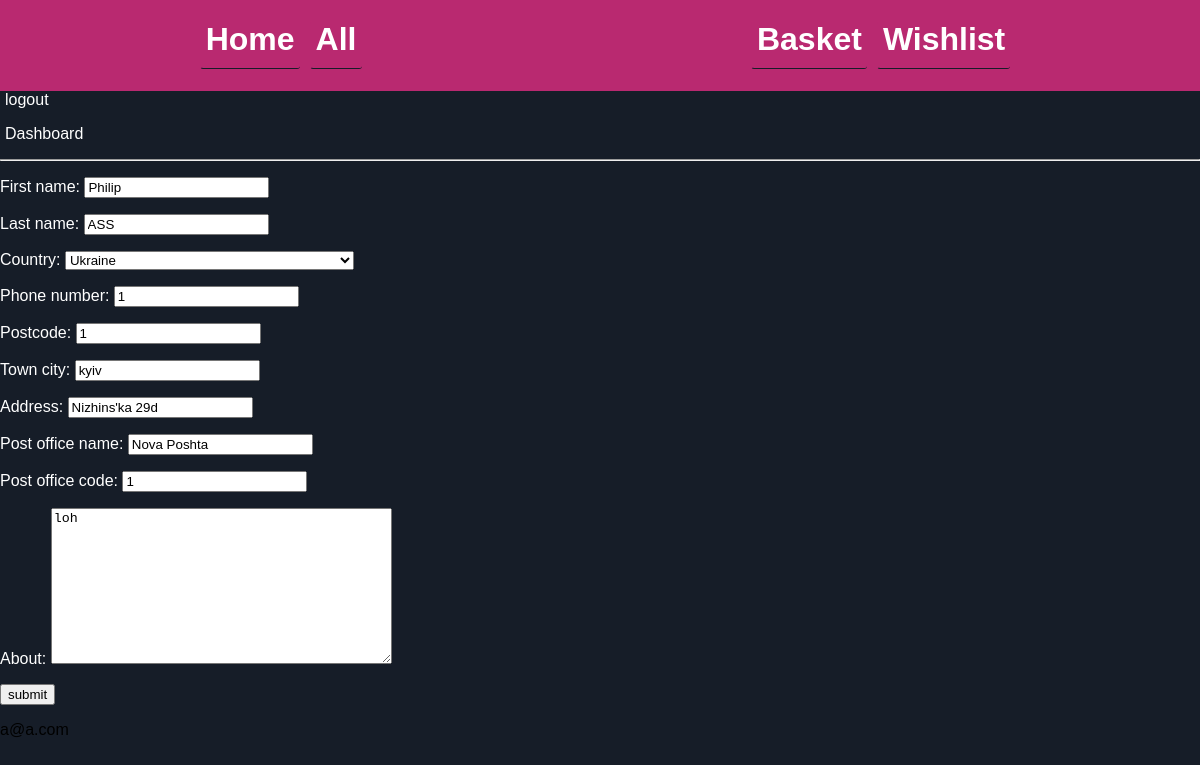
Page /accounts/edit/admin (signed in) on the earlier database version.
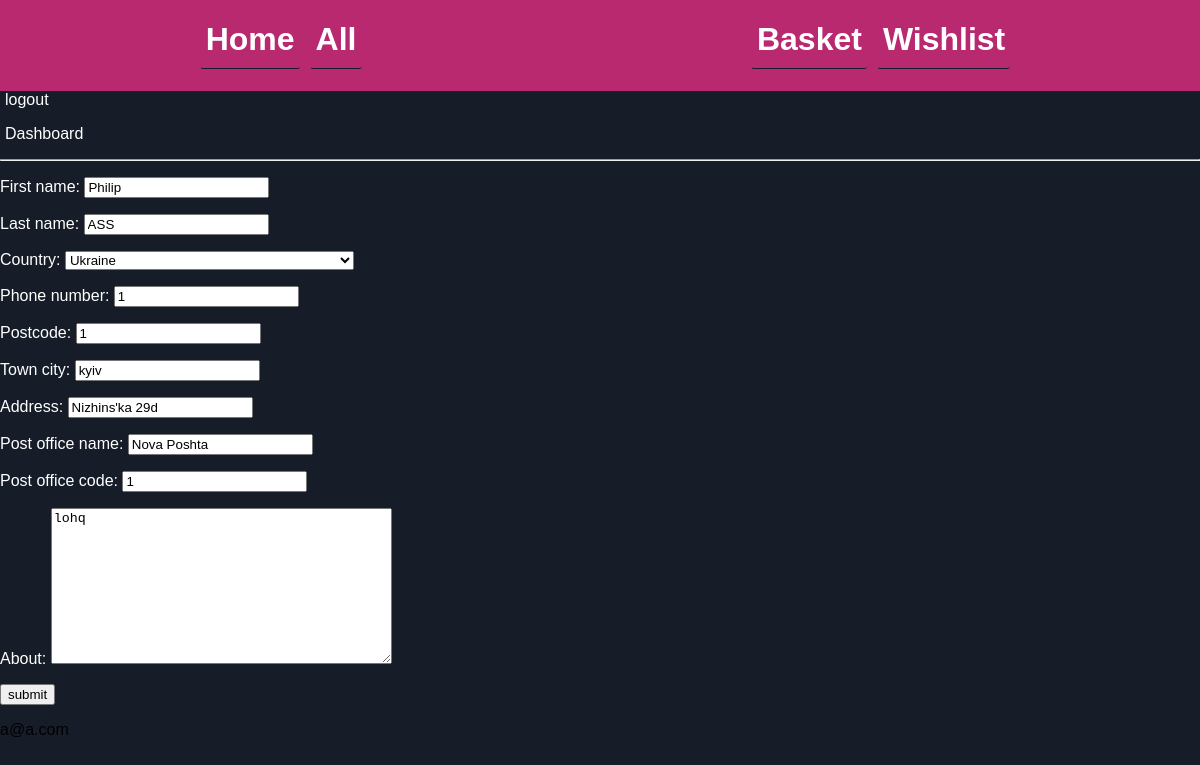
Same page on the later database version.
### accounts/models.py (models this page shows, shortened)
class CustomAccount(AbstractBaseUser, PermissionsMixin):
    email = models.EmailField(unique=True)
    username = models.CharField(max_length=40, unique=True)
    first_name = models.CharField(max_length=40)
    last_name = models.CharField(max_length=40)
    country = CountryField()
    phone_number = models.CharField(max_length=15, blank=True)
    postcode = models.CharField(max_length=12, blank=True)
    town_city = models.CharField(max_length=50, blank=True)
    address = models.CharField(max_length=100, blank=True)
    post_office_name = models.CharField(max_length=100, blank=True)
    post_office_code = models.CharField(max_length=20, blank=True)
    about = models.TextField(max_length=500, blank=True)
    created = models.DateTimeField(auto_now=True)
    updated = models.DateTimeField(auto_now_add=True)
    is_active = models.BooleanField(default=False)
    is_staff = models.BooleanField(default=False)
    id = models.UUIDField(default=uuid.uuid4(), primary_key=True)
    objects = CustomAccountManager()
    USERNAME_FIELD = 'email'
    REQUIRED_FIELDS = ['username']

### accounts/views.py (the view)
# urls.py: path('edit/<str:username>', views.change_account_details, name='edit'),
@login_required(redirect_field_name='accounts:login')
def change_account_details(request, username):
    user = CustomAccount.objects.get(username=username)
    form = ChangeAccountDetailsForm(instance=user)
    context = {'form': form}
    if request.method == 'POST':
        form = ChangeAccountDetailsForm(request.POST, instance=user)
        if form.is_valid():
            form.save()
        context['form'] = form
    return render(request, 'templates/accounts/edit.html', context)

### accounts/forms.py
class ChangeAccountDetailsForm(forms.ModelForm):
    class Meta:
        model = CustomAccount
        fields = (
            'first_name', 'last_name', 'country',
            'phone_number', 'postcode', 'town_city',
            'address', 'post_office_name',
            'post_office_code', 'about')

### basket/basket.py (called while the page is built)
    def __len__(self):
        return sum(int(product['qty']) for product in self.basket.values())

### basket/context_processors.py (called while the page is built)
def basket(request):
    return {'basket': Basket(request)}

### wishlist/context_processors.py (called while the page is built)
def wishlist(request):
    return {'wishlist': Wishlist(request)}

### wishlist/wishlist.py (called while the page is built)
    def __len__(self):
        return len(self.wishlist)

### templates/accounts/edit.html (shortened to what this page needs)
{% extends 'templates/base.html' %}
{% block content %}
<form method="post">
    {{ form.as_p }}
    <input type="submit" value="submit">
</form>
{% endblock %}

### templates/base.html (shortened to what this page needs)
{% load static %}
<html lang="en">
<head>
    <link rel="stylesheet" href="{% static 'css/main.css' %}">
</head>
<body>
    <div class="upperLine">
        <div class="homeAllbtn">
<h1><a href="{% url 'shop:home' %}">Home</a></h1>
<h1><a href="{% url 'shop:all' %}">All</a></h1>
        </div>
<div class="basketwish">
<div id="basket-summary"><h1><a href="{% url 'basket:basket_summary' %}">Basket</a></h1>
</div>
<div id="wishlist-summary"><h1><a href="{% url 'wishlist:wishlist_summary' %}">Wishlist</a>
    </div>
</div>
</div>
{% if user.is_authenticated %}
<a href="{% url 'accounts:logout' %}">logout</a>
    <p><a href="{% url 'accounts:dashboard' %}">Dashboard</a></p>
{% else %}
<p>Don't have an account?</p>
<a href="{% url 'accounts:register' %}">register</a>
<p>Already have an account?</p>
<a href="{% url 'accounts:login' %}">login</a>
{% endif %}
<hr>
{% block content %}
{% endblock %}
{% if user.is_authenticated %}
{{ user.email }}
{% endif %}
</body>
</html>

### static/css/main.css (style rules this page uses)
body { background-color: #161d28; font-family: Verdana, Geneva, Tahoma, sans-serif; margin: 0; padding: 0; }
h1 { font-family: Arial, Helvetica, sans-serif; font-weight: bold; color: white; }
a { text-decoration: none; color: #fff; padding: 5px; border-radius: 10px; }
div { color: white; }
p { color: #fff; }
.upperLine { background-color: #B92970; display: flex; justify-content: space-around; flex-direction: row; }
.upperLine h1 { padding-bottom: 10px; border-bottom: 1px solid #161D28; border-left: 1px solid #B92970; border-radius: 3px; transition: 1s; }
.homeAllbtn { display: flex; }
.homeAllbtn > h1 { margin-left: 10px; }
.basketwish { display: flex; }
.basketwish h1 { margin-left: 10px; }

Differences in the rows shown:
changed CustomAccount "a@a.com": about "loh" → "lohq"
